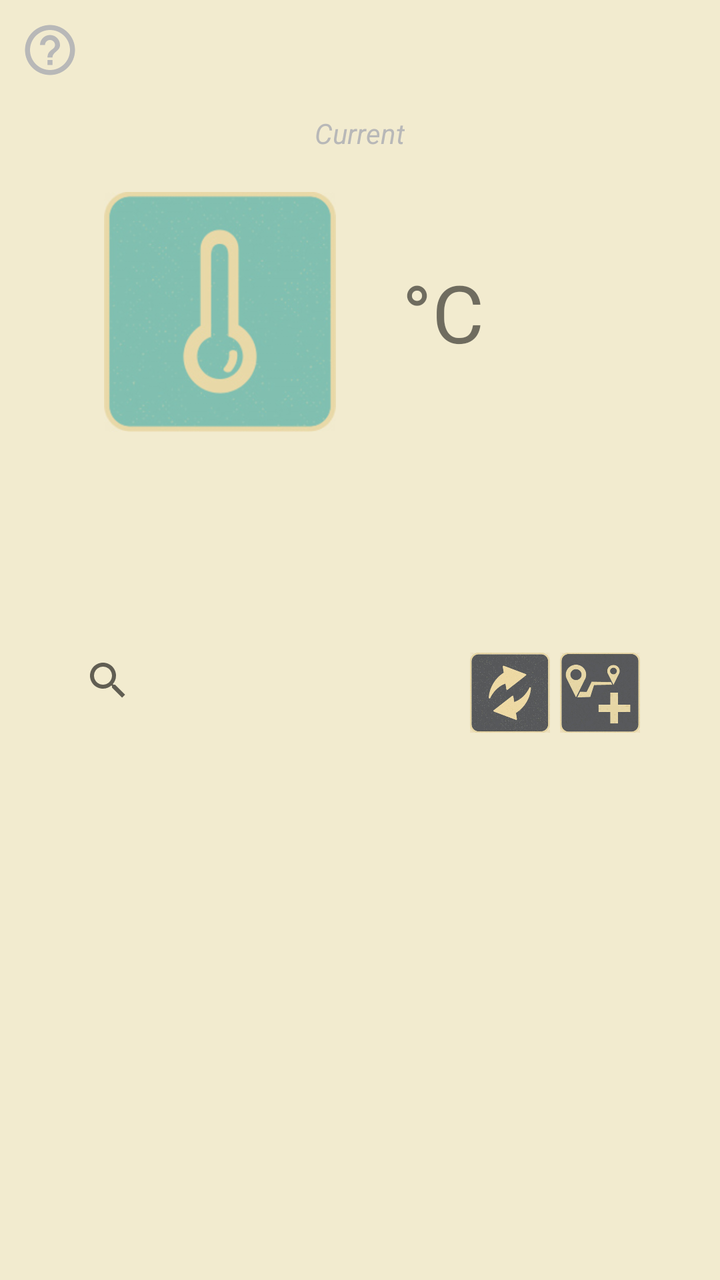
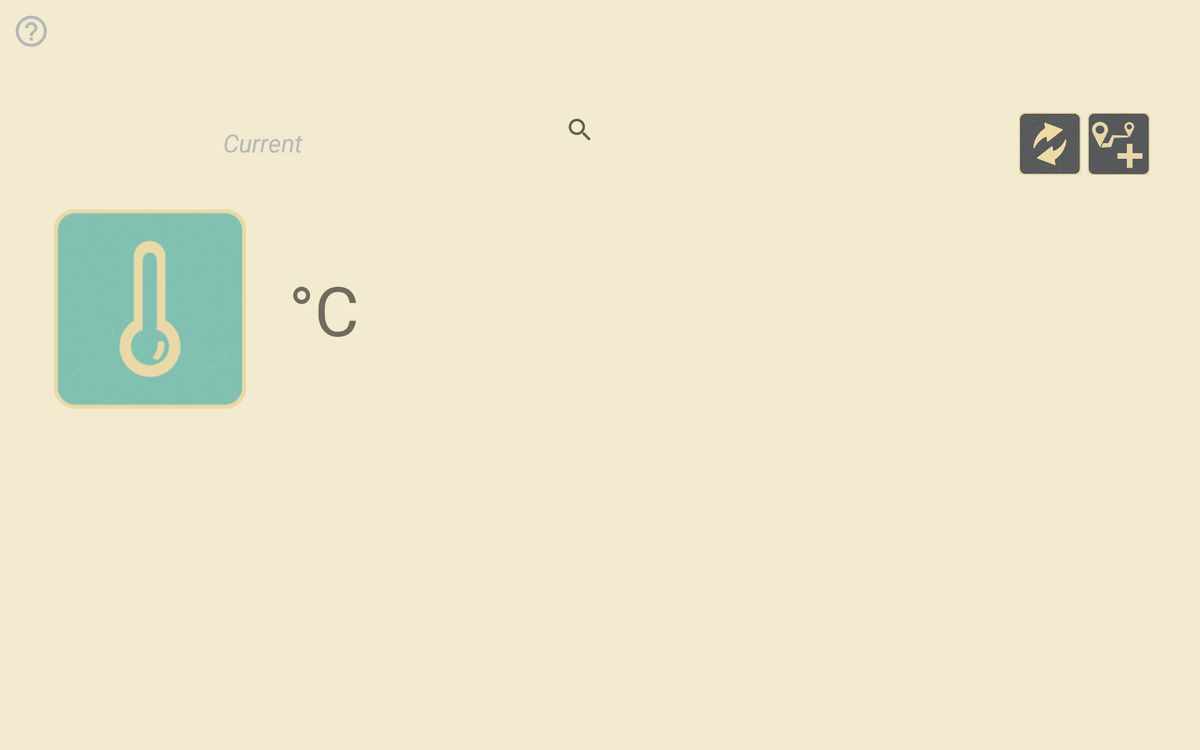

Two renders of one Android screen. The first uses the default layout on a phone; the second uses the alternative layout the repository ships for a different screen configuration, on a matching device. The two XML files are below.
<!-- AndroidManifest.xml: application theme AppTheme -->
<!-- res/layout/fragment_weather_list.xml -->
<?xml version="1.0" encoding="utf-8"?>
<RelativeLayout xmlns:android="http://schemas.android.com/apk/res/android"
    android:layout_width="match_parent"
    android:layout_height="match_parent"
    android:orientation="vertical"
    android:background="#F2EBCF">

    <TextView
        android:id="@+id/location_name"
        android:layout_width="wrap_content"
        android:layout_height="wrap_content"
        android:layout_centerHorizontal="true"
        android:layout_alignParentTop="true"
        android:layout_marginTop="20dp"
        android:textSize="20sp" />

    <TextView
        android:id="@+id/current_text"
        android:layout_width="wrap_content"
        android:layout_height="wrap_content"
        android:layout_centerHorizontal="true"
        android:layout_below="@id/location_name"
        android:layout_marginTop="10dp"
        android:text="@string/current_weather"
        android:textStyle="italic"
        android:textColor="#B8B8B8"/>

    <LinearLayout
        android:id="@+id/weather_temp_degree_layout"
        android:layout_width="260dp"
        android:layout_height="wrap_content"
        android:layout_centerHorizontal="true"
        android:layout_below="@id/current_text"
        android:layout_marginTop="20dp"
        android:orientation="horizontal">

        <ImageView
            android:id="@+id/weather_image"
            android:layout_width="120dp"
            android:layout_height="120dp"
            android:src="@drawable/thermometer"
            android:contentDescription="@string/weather_image_is_not_set"
            android:focusable="true"/>

        <TextView
            android:id="@+id/temp_degree"
            android:layout_width="wrap_content"
            android:layout_height="wrap_content"
            android:layout_marginStart="31dp"
            android:layout_gravity="center_vertical"
            android:text="@string/celsius_sign"
            android:textSize="40sp" />
     </LinearLayout>

    <TextView
        android:id="@+id/description"
        android:layout_width="wrap_content"
        android:layout_height="wrap_content"
        android:layout_below="@id/weather_temp_degree_layout"
        android:layout_centerHorizontal="true"
        android:layout_marginTop="40dp"
        android:textSize="15sp" />

    <LinearLayout
        android:layout_width="match_parent"
        android:layout_height="match_parent"
        android:layout_centerHorizontal="true"
        android:layout_below="@id/description"
        android:layout_alignParentBottom="true"
        android:layout_marginTop="40dp"
        android:layout_marginBottom="40dp"
        android:layout_marginStart="30dp"
        android:layout_marginEnd="30dp"
        android:orientation="vertical"
        android:background="@drawable/list_border_shape">

        <LinearLayout
            android:layout_width="match_parent"
            android:layout_height="wrap_content">

            <android.support.v7.widget.SearchView
                android:id="@+id/search_list_item"
                android:layout_width="0dp"
                android:layout_height="wrap_content"
                android:layout_weight="1"/>

            <ImageButton
                android:id="@+id/refresh_weather_button"
                android:layout_width="40dp"
                android:layout_height="40dp"
                android:layout_marginTop="10dp"
                android:background="@drawable/refresh"
                android:contentDescription="@string/refresh_locations" />

            <ImageButton
                android:id="@+id/add_location_button"
                android:layout_width="40dp"
                android:layout_height="40dp"
                android:layout_marginStart="5dp"
                android:layout_marginEnd="10dp"
                android:layout_marginTop="10dp"
                android:background="@drawable/add_location"
                android:contentDescription="@string/add_locations" />
        </LinearLayout>

        <android.support.v7.widget.RecyclerView
            android:id="@+id/weather_list_recycler_view"
            android:layout_width="match_parent"
            android:layout_height="wrap_content"
            android:layout_margin="5dp">
        </android.support.v7.widget.RecyclerView>

    </LinearLayout>

    <TextView
        android:id="@+id/add_bookmark_info"
        android:layout_width="wrap_content"
        android:layout_height="wrap_content"
        android:layout_marginTop="165dp"
        android:layout_marginStart="70dp"
        android:layout_marginEnd="70dp"
        android:layout_centerHorizontal="true"
        android:layout_below="@id/description"
        android:text="@string/add_bookmark_info_message"
        android:gravity="center"
        android:visibility="gone"/>

    <TextView
        android:id="@+id/query_not_found_message"
        android:layout_width="wrap_content"
        android:layout_height="wrap_content"
        android:layout_marginTop="165dp"
        android:layout_marginStart="70dp"
        android:layout_marginEnd="70dp"
        android:layout_centerHorizontal="true"
        android:layout_below="@id/description"
        android:text="@string/bookmark_not_found_message"
        android:gravity="center"
        android:visibility="gone"/>

    <ImageButton
        android:id="@+id/app_info_button"
        android:layout_width="30dp"
        android:layout_height="30dp"
        android:layout_margin="10dp"
        android:layout_marginStart="8dp"
        android:layout_marginTop="8dp"
        android:background="@drawable/baseline_help"
        android:contentDescription="@string/app_info" />

    <ProgressBar
        android:id="@+id/user_weather_progress_bar"
        android:layout_width="wrap_content"
        android:layout_height="wrap_content"
        android:layout_centerHorizontal="true"
        android:layout_below="@id/location_name"
        android:layout_marginTop="80dp"
        android:visibility="gone"/>

    <ProgressBar
        android:id="@+id/weather_list_progress_bar"
        android:layout_width="wrap_content"
        android:layout_height="wrap_content"
        android:layout_marginTop="150dp"
        android:layout_centerHorizontal="true"
        android:layout_below="@id/description"
        android:visibility="gone"/>

</RelativeLayout>
<!-- resources referenced by this layout -->
<resources>
  <!-- drawable add_location: png bitmap (drawable, 64977 bytes) -->
  <!-- drawable baseline_help (drawable-anydpi) -->
  <vector xmlns:android="http://schemas.android.com/apk/res/android"
      android:width="24dp"
      android:height="24dp"
      android:viewportWidth="24"
      android:viewportHeight="24"
      android:tint="#B8B8B8">
      <path
          android:fillColor="#FF000000"
          android:pathData="M11,18h2v-2h-2v2zM12,2C6.48,2 2,6.48 2,12s4.48,10 10,10 10,-4.48 10,-10S17.52,2 12,2zM12,20c-4.41,0 -8,-3.59 -8,-8s3.59,-8 8,-8 8,3.59 8,8 -3.59,8 -8,8zM12,6c-2.21,0 -4,1.79 -4,4h2c0,-1.1 0.9,-2 2,-2s2,0.9 2,2c0,2 -3,1.75 -3,5h2c0,-2.25 3,-2.5 3,-5 0,-2.21 -1.79,-4 -4,-4z"/>
  </vector>
  <!-- drawable refresh: png bitmap (drawable, 94533 bytes) -->
  <!-- drawable thermometer: png bitmap (drawable, 50718 bytes) -->
  <string name="add_bookmark_info_message">There are not added bookmarks</string>
  <string name="add_locations">Open google map and adding locations to your bookmark list</string>
  <string name="app_info">Info about application</string>
  <string name="bookmark_not_found_message">Matching bookmarks not found</string>
  <string name="celsius_sign">°C</string>
  <string name="current_weather">Current</string>
  <string name="refresh_locations">Refreshing weather of your location and your bookmarks</string>
  <string name="weather_image_is_not_set">Weather image is not found</string>
  <style name="AppTheme" parent="Theme.AppCompat.Light.NoActionBar">
          
          <item name="colorPrimary">@color/colorPrimary</item>
          <item name="colorPrimaryDark">@color/colorPrimaryDark</item>
          <item name="colorAccent">@color/colorPrimary</item>
          <item name="android:windowBackground">@color/mainColorBackground</item>
      </style>
  <color name="colorPrimary">#008577</color>
  <color name="colorPrimaryDark">#00574B</color>
  <color name="mainColorBackground">#F2EBCF</color>
</resources>
<!-- res/layout-large-land/fragment_weather_list.xml (the repository's variant of the layout above) -->
<!-- drawn on a 7-inch tablet turned sideways -->
<?xml version="1.0" encoding="utf-8"?>
<RelativeLayout xmlns:android="http://schemas.android.com/apk/res/android"
    android:layout_width="match_parent"
    android:layout_height="match_parent"
    android:orientation="vertical"
    android:background="#F2EBCF">

    <TextView
        android:id="@+id/location_name"
        android:layout_width="wrap_content"
        android:layout_height="wrap_content"
        android:layout_alignParentStart="true"
        android:layout_alignParentTop="true"
        android:layout_toStartOf="@id/weather_list_layout"
        android:layout_marginStart="40dp"
        android:layout_marginTop="40dp"
        android:textSize="30sp"
        android:gravity="center"/>

    <TextView
        android:id="@+id/current_text"
        android:layout_width="wrap_content"
        android:layout_height="wrap_content"
        android:layout_alignParentStart="true"
        android:layout_toStartOf="@id/weather_list_layout"
        android:layout_below="@id/location_name"
        android:layout_marginStart="40dp"
        android:layout_marginTop="20dp"
        android:text="@string/current_weather"
        android:textStyle="italic"
        android:textColor="#B8B8B8"
        android:textSize="20sp"
        android:gravity="center"/>

    <LinearLayout
        android:id="@+id/weather_temp_degree_layout"
        android:layout_width="340dp"
        android:layout_height="wrap_content"
        android:layout_alignParentStart="true"
        android:layout_below="@id/current_text"
        android:layout_marginStart="40dp"
        android:layout_marginTop="40dp"
        android:orientation="horizontal">

        <ImageView
            android:id="@+id/weather_image"
            android:layout_width="160dp"
            android:layout_height="160dp"
            android:src="@drawable/thermometer"
            android:contentDescription="@string/weather_image_is_not_set"
            android:focusable="true"/>

        <TextView
            android:id="@+id/temp_degree"
            android:layout_width="wrap_content"
            android:layout_height="wrap_content"
            android:layout_marginStart="31dp"
            android:layout_gravity="center_vertical"
            android:text="@string/celsius_sign"
            android:textSize="55sp" />
    </LinearLayout>

    <TextView
        android:id="@+id/description"
        android:layout_width="wrap_content"
        android:layout_height="wrap_content"
        android:layout_alignParentStart="true"
        android:layout_alignParentBottom="true"
        android:layout_toStartOf="@id/weather_list_layout"
        android:layout_below="@id/weather_temp_degree_layout"
        android:layout_marginStart="40dp"
        android:layout_marginTop="40dp"
        android:layout_marginBottom="60dp"
        android:textSize="23sp"
        android:gravity="center"/>

    <LinearLayout
        android:id="@+id/weather_list_layout"
        android:layout_width="match_parent"
        android:layout_height="match_parent"
        android:layout_alignParentTop="true"
        android:layout_alignParentBottom="true"
        android:layout_alignParentEnd="true"
        android:layout_toEndOf="@id/weather_temp_degree_layout"
        android:layout_marginTop="80dp"
        android:layout_marginBottom="80dp"
        android:layout_marginStart="60dp"
        android:layout_marginEnd="30dp"
        android:orientation="vertical"
        android:background="@drawable/list_border_shape">

        <LinearLayout
            android:layout_width="match_parent"
            android:layout_height="wrap_content">

            <android.support.v7.widget.SearchView
                android:id="@+id/search_list_item"
                android:layout_width="0dp"
                android:layout_height="wrap_content"
                android:layout_weight="1" />

            <ImageButton
                android:id="@+id/refresh_weather_button"
                android:layout_width="50dp"
                android:layout_height="50dp"
                android:layout_marginTop="10dp"
                android:background="@drawable/refresh"
                android:contentDescription="@string/refresh_locations" />

            <ImageButton
                android:id="@+id/add_location_button"
                android:layout_width="50dp"
                android:layout_height="50dp"
                android:layout_marginStart="5dp"
                android:layout_marginEnd="10dp"
                android:layout_marginTop="10dp"
                android:background="@drawable/add_location"
                android:contentDescription="@string/add_locations" />
        </LinearLayout>

        <android.support.v7.widget.RecyclerView
            android:id="@+id/weather_list_recycler_view"
            android:layout_width="match_parent"
            android:layout_height="wrap_content"
            android:layout_margin="5dp">
        </android.support.v7.widget.RecyclerView>

    </LinearLayout>

    <TextView
        android:id="@+id/add_bookmark_info"
        android:layout_width="wrap_content"
        android:layout_height="wrap_content"
        android:layout_alignParentTop="true"
        android:layout_alignParentBottom="true"
        android:layout_alignParentEnd="true"
        android:layout_toEndOf="@id/weather_temp_degree_layout"
        android:layout_marginStart="70dp"
        android:layout_marginEnd="70dp"
        android:text="@string/add_bookmark_info_message"
        android:gravity="center"
        android:visibility="gone"/>

    <TextView
        android:id="@+id/query_not_found_message"
        android:layout_width="wrap_content"
        android:layout_height="wrap_content"
        android:layout_marginTop="165dp"
        android:layout_marginStart="70dp"
        android:layout_marginEnd="70dp"
        android:layout_centerHorizontal="true"
        android:layout_below="@id/description"
        android:text="@string/bookmark_not_found_message"
        android:gravity="center"
        android:visibility="gone"/>

    <ImageButton
        android:id="@+id/app_info_button"
        android:layout_width="30dp"
        android:layout_height="30dp"
        android:layout_margin="10dp"
        android:layout_marginStart="8dp"
        android:layout_marginTop="8dp"
        android:background="@drawable/baseline_help"
        android:contentDescription="@string/app_info" />

    <ProgressBar
        android:id="@+id/user_weather_progress_bar"
        android:layout_width="wrap_content"
        android:layout_height="wrap_content"
        android:layout_centerHorizontal="true"
        android:layout_below="@id/location_name"
        android:layout_marginTop="80dp"
        android:visibility="gone"/>

    <ProgressBar
        android:id="@+id/weather_list_progress_bar"
        android:layout_width="wrap_content"
        android:layout_height="wrap_content"
        android:layout_marginTop="150dp"
        android:layout_centerHorizontal="true"
        android:layout_below="@id/description"
        android:visibility="gone"/>

</RelativeLayout>
